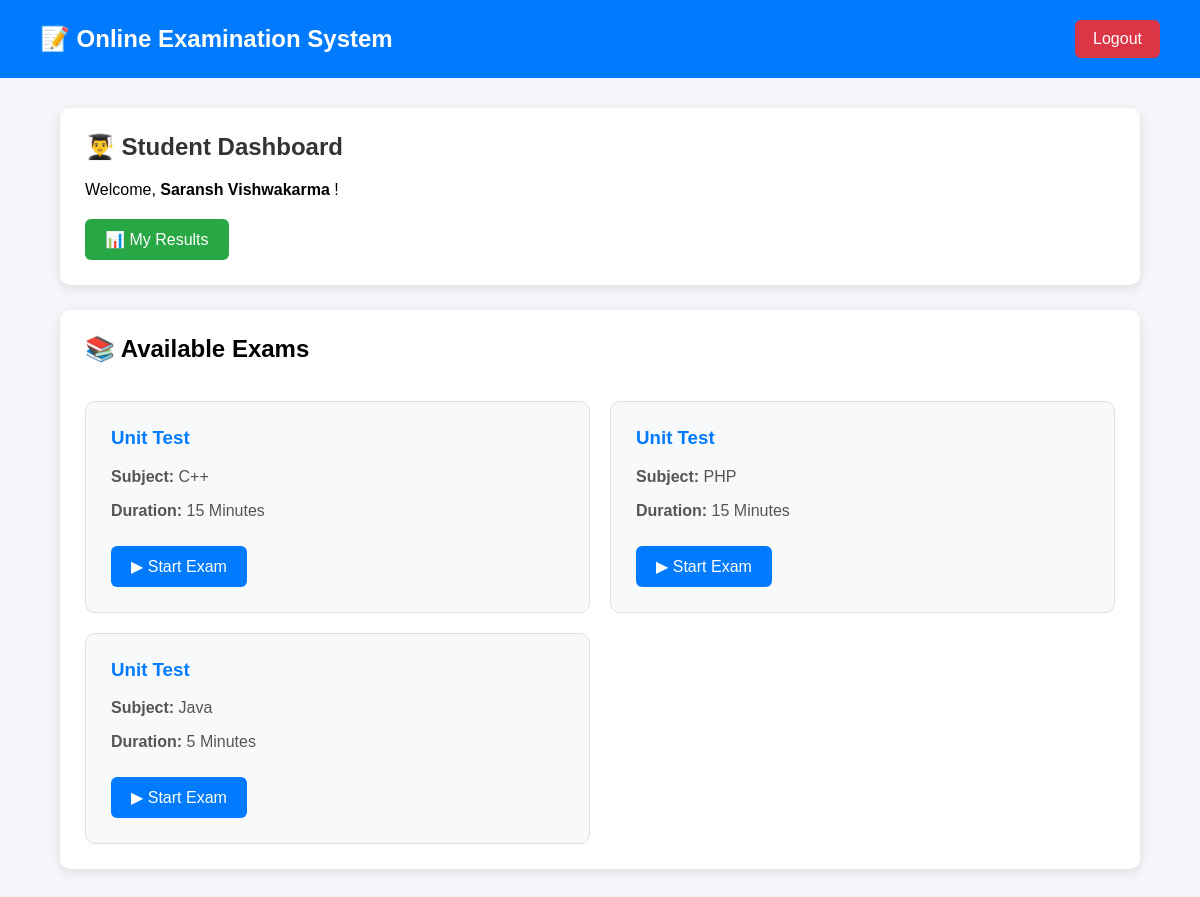
The page /dashboard.php (signed in) on the database its author committed.
### tables this page shows
CREATE TABLE `exams` (
  `id` int(11) NOT NULL,
  `exam_name` varchar(100) NOT NULL,
  `subject` varchar(100) NOT NULL,
  `duration` int(11) NOT NULL
);

### dashboard.php (the view, shortened to what this page needs)
<?php
require_once "config/database.php";
$sql = "SELECT id, exam_name, subject, duration
        FROM exams
        ORDER BY id DESC";
$result = $conn->query($sql);
?>
<!DOCTYPE html>
<html lang="en">
<head>
</head>
<body>
<div class="header">
    <h1>
        📝 Online Examination System
    </h1>
    <a href="logout.php" class="logout">
        Logout
    </a>
</div>
<div class="container">
    <div class="welcome">
        <h2>
            👨‍🎓 Student Dashboard
        </h2>
        <p>
            Welcome,
            <strong>
                <?php
                echo htmlspecialchars(
                    $_SESSION["student_name"] ?? "Student"
                );
                ?>
            </strong>
            !
        </p>
        <div class="top-buttons">
            <a
                href="my_results.php"
                class="btn result-btn"
            >
                📊 My Results
            </a>
        </div>
    </div>
    <div class="exam-section">
        <h2>
            📚 Available Exams
        </h2>
        <br>
        <?php if ($result && $result->num_rows > 0) { ?>
            <div class="exam-container">
                <?php while ($exam = $result->fetch_assoc()) { ?>
                    <div class="exam-card">
                        <h3>
                            <?php
                            echo htmlspecialchars(
                                $exam["exam_name"]
                            );
                            ?>
                        </h3>
                        <p>
                            <strong>
                                Subject:
                            </strong>
                            <?php
                            echo htmlspecialchars(
                                $exam["subject"]
                            );
                            ?>
                        </p>
                        <p>
                            <strong>
                                Duration:
                            </strong>
                            <?php
                            echo htmlspecialchars(
                                $exam["duration"]
                            );
                            ?>
                            Minutes
                        </p>
                        <a
                            href="start_exam.php?id=<?php echo $exam["id"]; ?>"
                            class="start-btn"
                        >
                            ▶ Start Exam
                        </a>
                    </div>
                <?php } ?>
            </div>
        <?php } ?>
    </div>
</div>
</body>
</html>

### dashboard.php (style rules this page uses)
* { box-sizing: border-box; }
body { margin: 0; font-family: Arial, sans-serif; background: #f4f6f9; }
.header { background: #007bff; color: white; padding: 20px 40px; display: flex; justify-content: space-between; align-items: center; }
.header h1 { margin: 0; font-size: 24px; }
.logout { background: #dc3545; color: white; text-decoration: none; padding: 10px 18px; border-radius: 6px; }
.container { width: 90%; max-width: 1100px; margin: 30px auto; }
.welcome { background: white; padding: 25px; border-radius: 10px; box-shadow: 0 3px 12px rgba(0,0,0,0.1); margin-bottom: 25px; }
.welcome h2 { margin-top: 0; color: #333; }
.top-buttons { margin-top: 20px; }
.btn { display: inline-block; padding: 11px 20px; color: white; text-decoration: none; border-radius: 6px; margin-right: 10px; }
.result-btn { background: #28a745; }
.exam-section { background: white; padding: 25px; border-radius: 10px; box-shadow: 0 3px 12px rgba(0,0,0,0.1); }
.exam-section h2 { margin-top: 0; }
.exam-container { display: grid; grid-template-columns: repeat(2, 1fr); gap: 20px; }
.exam-card { background: #f8f9fa; border: 1px solid #ddd; padding: 25px; border-radius: 10px; }
.exam-card h3 { color: #007bff; margin-top: 0; }
.exam-card p { color: #555; }
.start-btn { display: inline-block; padding: 11px 20px; background: #007bff; color: white; text-decoration: none; border-radius: 6px; margin-top: 10px; }

### rows shown on the page
exams: exam_name "Unit Test", subject "C++", duration "15"
exams: exam_name "Unit Test", subject "PHP", duration "15"
exams: exam_name "Unit Test", subject "Java", duration "5"

### other values the page prints
$_SESSION["student_name"] "Saransh Vishwakarma"
